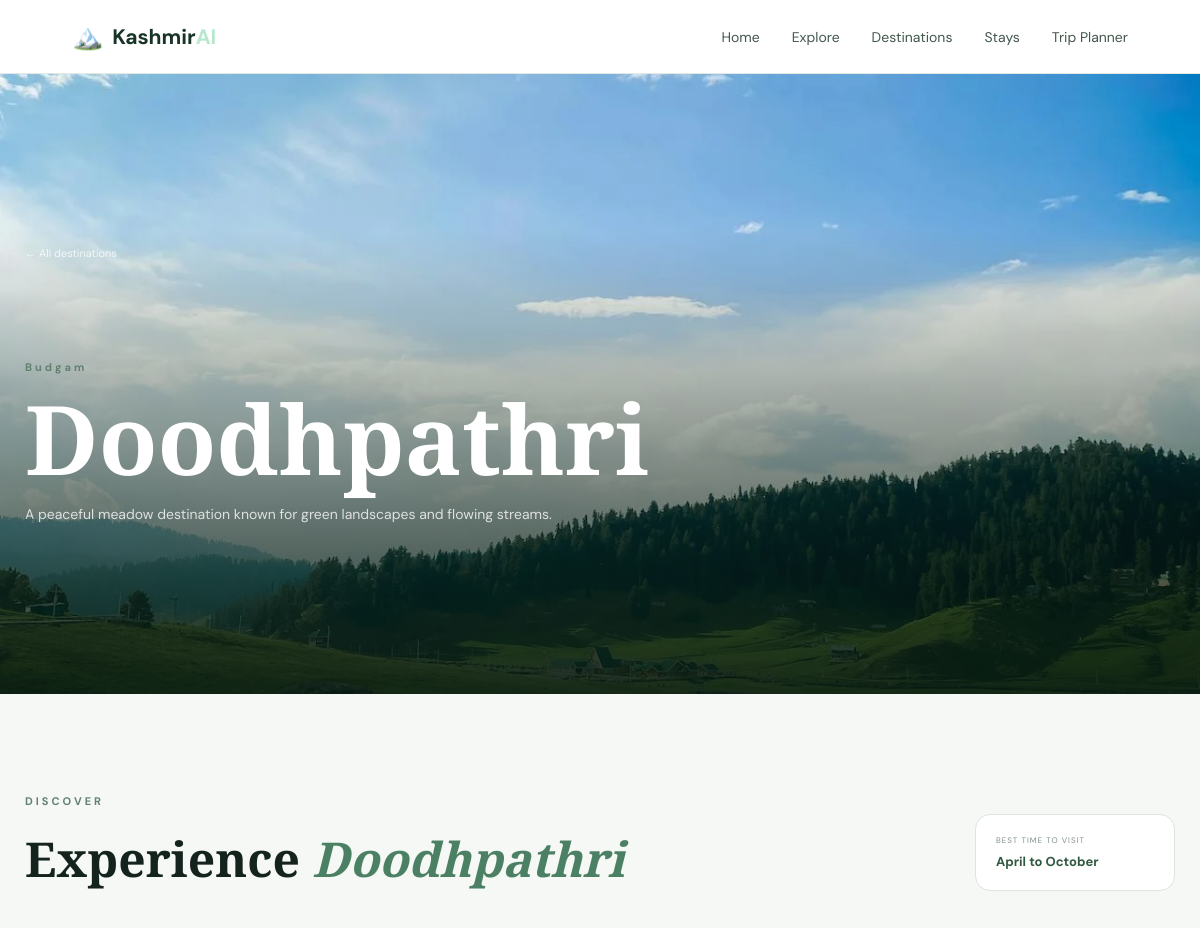
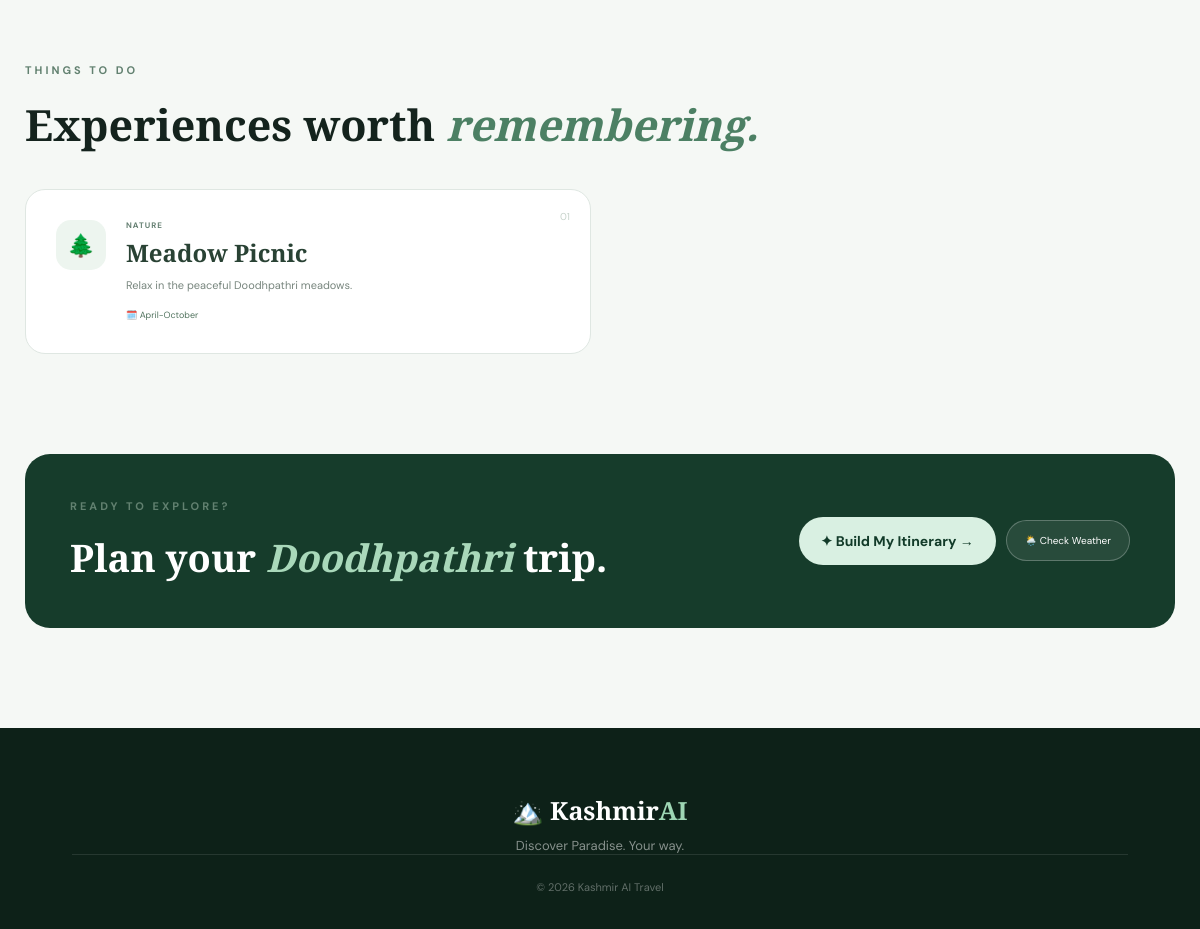
The page /destination/Doodhpathri on the database its author committed (2 pictures, top to bottom).
### tables this page shows
CREATE TABLE destinations (

    id INTEGER PRIMARY KEY AUTOINCREMENT,

    name TEXT NOT NULL,

    location TEXT,

    category TEXT,

    description TEXT,

    image TEXT,

    best_time TEXT

);

CREATE TABLE activities (

    id INTEGER PRIMARY KEY AUTOINCREMENT,

    destination_id INTEGER,

    name TEXT NOT NULL,

    category TEXT,

    description TEXT,

    season TEXT,

    FOREIGN KEY (
        destination_id
    )
    REFERENCES destinations(id)

);

### app.py (the view)
@app.route("/destination/<destination_name>")
def destination_detail(destination_name):
    connection = get_db_connection()
    destination = connection.execute(
        """
        SELECT *
        FROM destinations
        WHERE LOWER(name) = LOWER(?)
        """,
        (destination_name,)
    ).fetchone()
    if destination is None:
        connection.close()
        return "Destination not found", 404
    activities = connection.execute(
        """
        SELECT *
        FROM activities
        WHERE destination_id = ?
        """,
        (destination["id"],)
    ).fetchall()
    connection.close()
    return render_template(
        "destination_detail.html",
        destination=destination,
        activities=activities
    )

### app.py (called while the page is built)
def get_db_connection():
    connection = sqlite3.connect(DATABASE)
    connection.row_factory = sqlite3.Row
    return connection

### templates/destination_detail.html (shortened to what this page needs)
<!DOCTYPE html>
<html lang="en">
<head>
    <link rel="stylesheet"
          href="{{ url_for('static', filename='css/style.css') }}">
</head>
<body class="destination-detail-page">
<header class="destination-navbar">
    <a href="/" class="logo destination-logo">
        <span class="logo-icon">🏔️</span>
        <span>
            Kashmir<span class="logo-ai">AI</span>
        </span>
    </a>
    <nav class="nav-links destination-nav">
        <a href="/">Home</a>
        <a href="/explore">Explore</a>
        <a href="/destinations">
            Destinations
        </a>
        <a href="/stays">
            Stays
        </a>
        <a href="/planner">
            Trip Planner
        </a>
    </nav>
</header>
<section
    class="detail-hero"
    style="background-image:
        url('{{ url_for(
            'static',
            filename='images/' + destination['image']
        ) }}');">
    <div class="detail-overlay">
        <a href="/destinations"
           class="back-link">
            ← All destinations
        </a>
        <div class="section-label">
            {{ destination["location"] }}
        </div>
        <h1>
            {{ destination["name"] }}
        </h1>
        <p>
            {{ destination["description"] }}
        </p>
    </div>
</section>
<section class="detail-section">
    <div class="detail-intro">
        <div>
            <div class="section-label">
                DISCOVER
            </div>
            <h2>
                Experience
                <span>{{ destination["name"] }}</span>
            </h2>
        </div>
        <div class="best-time">
            <small>
                BEST TIME TO VISIT
            </small>
            <strong>
                {{ destination["best_time"] }}
            </strong>
        </div>
    </div>
    <div class="activities-heading">
        <div class="section-label">
            THINGS TO DO
        </div>
        <h2>
            Experiences worth
            <span>remembering.</span>
        </h2>
    </div>
    <div class="activity-grid">
        {% for activity in activities %}
        <article class="activity-card">
            <div class="activity-number">
                {{ "%02d" | format(loop.index) }}
            </div>
            <div class="activity-icon">
                {% if activity["category"] == "adventure" %}
                    🏔️
                {% elif activity["category"] == "culture" %}
                    🏛️
                {% else %}
                    🌲
                {% endif %}
            </div>
            <div>
                <div class="activity-category">
                    {{ activity["category"] | upper }}
                </div>
                <h3>
                    {{ activity["name"] }}
                </h3>
                <p>
                    {{ activity["description"] }}
                </p>
                <span class="activity-season">
                    🗓️ {{ activity["season"] }}
                </span>
            </div>
        </article>
        {% endfor %}
    </div>
    <div class="detail-cta">
        <div>
            <div class="section-label">
                READY TO EXPLORE?
            </div>
            <h2>
                Plan your
                <span>{{ destination["name"] }}</span>
                trip.
            </h2>
        </div>
        <div class="detail-buttons">
            <a href="/planner"
               class="primary-btn">
                ✦ Build My Itinerary →
            </a>
            <a href="/weather"
               class="secondary-detail-btn">
                🌦️ Check Weather
            </a>
        </div>
    </div>
</section>
<footer>
    <div class="footer-logo">
        🏔️ Kashmir<span>AI</span>
    </div>
    <p>
        Discover Paradise. Your way.
    </p>
    <div class="copyright">
        © 2026 Kashmir AI Travel
    </div>
</footer>
</body>
</html>

### rows shown on the page
destinations: image (picture), location "Budgam", name "Doodhpathri", description "A peaceful meadow destination known for green landscapes and flowing streams.", best_time "April to October"
activities: index "01", category "NATURE", name "Meadow Picnic", description "Relax in the peaceful Doodhpathri meadows.", season "April-October"
